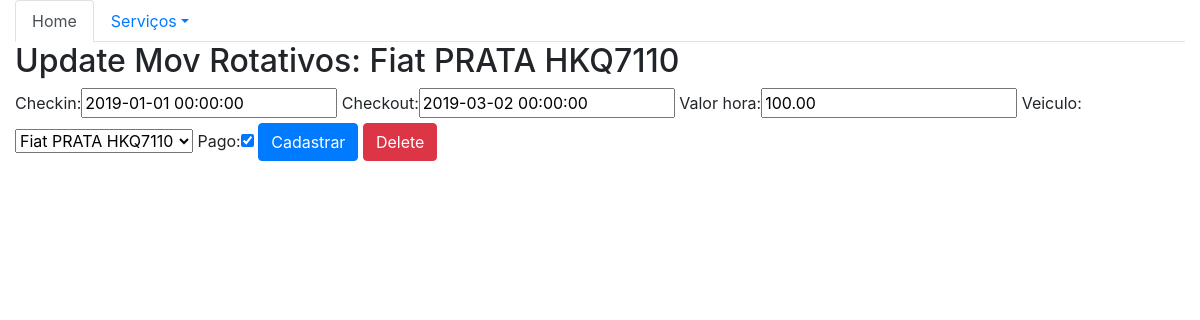
/mov_rot_update/4/, run on the app's committed database.
### core/models.py (models this page shows, shortened)
class MovRotativo(models.Model):
    checkin = models.DateTimeField(auto_now=False)
    checkout = models.DateTimeField(auto_now=False,null=True,blank=True)
    valor_hora = models.DecimalField(max_digits=5, decimal_places=2)
    veiculo = models.ForeignKey('Veiculo', related_name='veiculo', on_delete=models.CASCADE)
    pago = models.BooleanField(default=False)
    def __str__(self):
        return str(self.veiculo)

class Veiculo(models.Model):
    marca = models.ForeignKey('Marca', on_delete=models.CASCADE)
    placa = models.CharField(max_length=7)
    proprietario = models.ForeignKey('Pessoa', on_delete=models.CASCADE)
    cor = models.CharField(max_length=15)
    observacoes = models.TextField()
    def __str__(self):
        return str(self.marca) + ' ' + self.cor +  ' ' + self.placa

class Marca(models.Model):
    nome = models.CharField(max_length=50)
    def __str__(self):
        return self.nome

### core/views.py (the view)
# urls.py: path('mov_rot_update/<int:id>/', mov_rotativos_update, name='core_movrotativos_update'),
def mov_rotativos_update(request, id):
    data = {}
    movrotativo = MovRotativo.objects.get(id=id)
    form = MovRotativoForm(request.POST or None, instance=movrotativo)
    data['movrotativo'] = movrotativo
    data['form'] = form
    if request.method == 'POST':
        if form.is_valid():
            form.save()
            return redirect('core_lista_movrotativos')
    else:
        return render(request, 'core/update_movrotativos.html', data)

### core/forms.py
class MovRotativoForm(ModelForm):
    class Meta:
        model = MovRotativo
        fields = '__all__'

### core/templates/core/update_movrotativos.html (shortened to what this page needs)
{% extends "base.html" %}
{% load bootstrap %}
{% block main %}
<div class="row">
    <div class="col-12">
        <h2> Update Mov Rotativos: {{movrotativo}} </h2>
    </div>
</div>
<div class="row">
    <div class="col-12">
        <form action="{% url 'core_movrotativos_update' movrotativo.id %}" method="POST">
                {{ form |bootstrap }}
                <button type="submit" class="btn btn-primary"> Cadastrar </button>
                <a href="{% url 'mov_rot_delete' movrotativo.id %}" class="btn btn-danger">Delete</a>
        </form>
    </div>
</div>
{% endblock %}

### data on the page
MovRotativo: veiculo.placa "Fiat PRATA HKQ7110", checkin "2019-01-01 00:00:00", checkout "2019-03-02 00:00:00", valor_hora "100.00", veiculo "Fiat PRATA HKQ7110", pago "☑"
